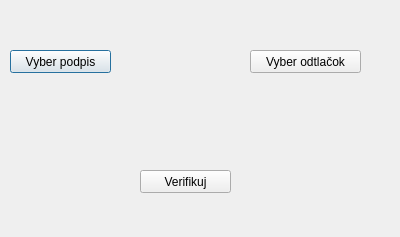
<?xml version="1.0" encoding="UTF-8"?>
<ui version="4.0">
 <class>Verification</class>
 <widget class="QDialog" name="Verification">
  <property name="geometry">
   <rect>
    <x>0</x>
    <y>0</y>
    <width>400</width>
    <height>237</height>
   </rect>
  </property>
  <property name="windowTitle">
   <string>Dialog</string>
  </property>
  <widget class="QPushButton" name="choose_handwriting">
   <property name="geometry">
    <rect>
     <x>10</x>
     <y>50</y>
     <width>101</width>
     <height>23</height>
    </rect>
   </property>
   <property name="text">
    <string>Vyber podpis</string>
   </property>
  </widget>
  <widget class="QPushButton" name="choose_fingerprint">
   <property name="geometry">
    <rect>
     <x>250</x>
     <y>50</y>
     <width>111</width>
     <height>23</height>
    </rect>
   </property>
   <property name="text">
    <string>Vyber odtlačok</string>
   </property>
  </widget>
  <widget class="QPushButton" name="verifi">
   <property name="geometry">
    <rect>
     <x>140</x>
     <y>170</y>
     <width>91</width>
     <height>23</height>
    </rect>
   </property>
   <property name="text">
    <string>Verifikuj</string>
   </property>
  </widget>
 </widget>
 <resources/>
 <connections/>
</ui>
